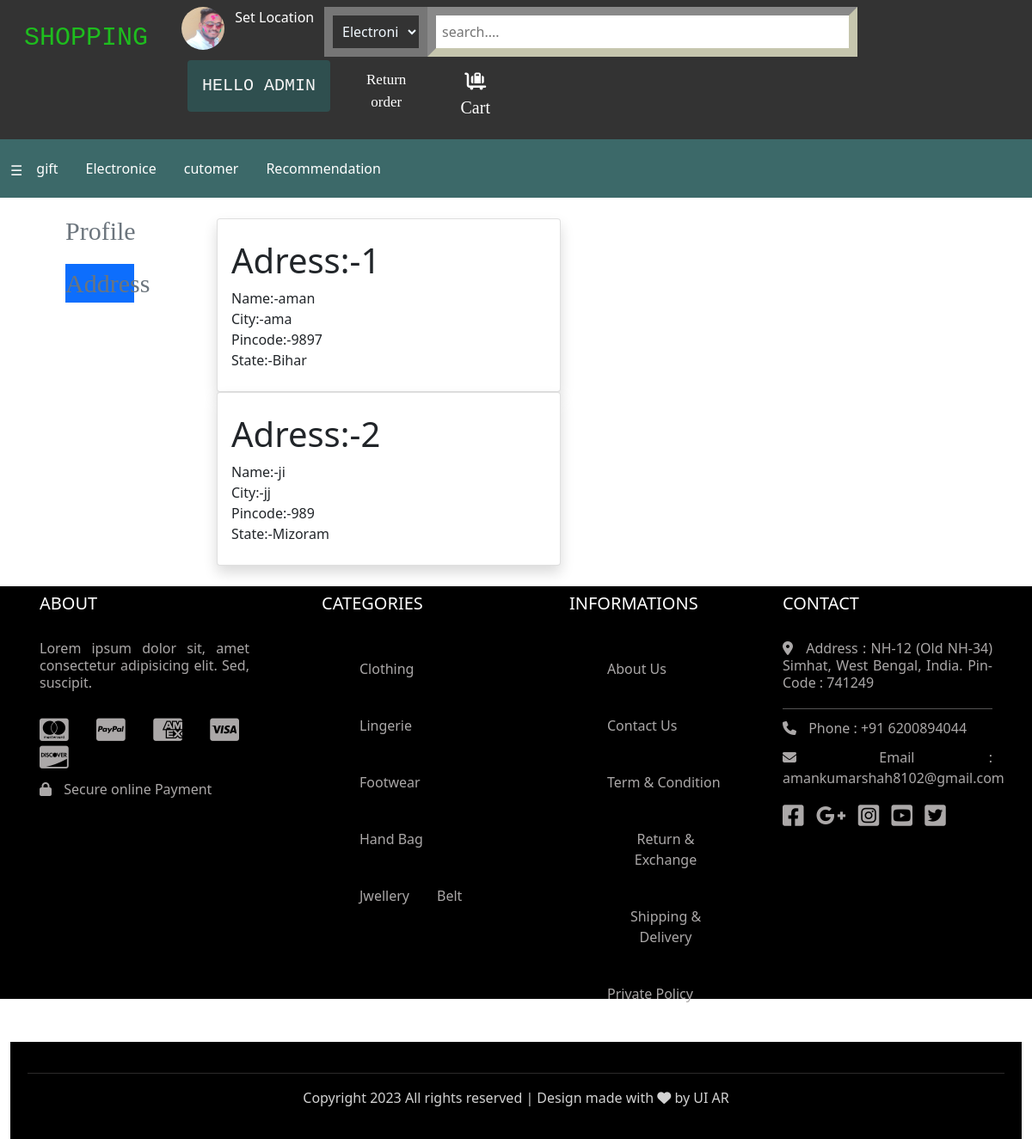
The app's page /Adress/ (signed in) with its own data.
### enroll/models.py (models this page shows)
class Customer(models.Model):
    user =models.ForeignKey(User, on_delete=models.CASCADE)
    Name=models.CharField(max_length=100)
    City = models.CharField(max_length=100)
    Pin_code=models.IntegerField()
    State = models.CharField(choices=State_choice,max_length=100)

### enroll/views.py (the view)
# urls.py: path('Adress/',views.Adress,name='adress'),
def Adress(request):
    user = request.user
    customer = Customer.objects.filter(user=user)
    return render(request, 'enroll/Adress.html', {'customer': customer, 'active': 'btn-primary'})

### enroll/templates/enroll/Adress.html
{% extends 'enroll/base.html' %}
{% load static %}
{% block content %}
  <div class="container-fluid">
    <div class="row">
      <div class="col-2 my-3 mx-3">
          <div><a class="text-secondary mx-5"style=" font-size:30px;font-family: 'Times New Roman', Times, serif; text-decoration:none; "href="{% url 'profile' %}">Profile</a></div>
          <div class="my-3 mx-5 {{active}}"><a class="text-secondary"style="font-family: 'Times New Roman', Times, serif; font-size:30px;text-decoration:none; " href="#">Address</a></div>
      </div>
      <div class="col-8 my-4">
        {% for cutomer in customer %}
          <div class="card shadow px-3 py-4 mx-2" style="width:400px; float:left;">
              <h1>Adress:-{{forloop.counter}}</h1>
              <span>Name:-{{cutomer.Name}}</span>
              <span>City:-{{cutomer.City}}</span>
              <span>Pincode:-{{cutomer.Pin_code}}</span>
              <span>State:-{{cutomer.State}}</span>
            </div>
              {% endfor %}
      </div>
    </div>
  </div>
{% endblock content %}

### enroll/templates/enroll/nav.html (shortened to what this page needs)
{% load static %}
<ul id="nav">
    <li class="shope"><a href="{% url 'home' %}">Shopping</a></li>
    <li class="flage"><img  src="{% static 'enroll/img/Aman.jpeg' %}" alt="" srcset=""></li>
    <li id="setlocation" >
        <span  class="text-white" onclick="openpincode()">Set Location</span>
    </li>
    <li id="search">
        <select name="" id="option">
            <option value="">Electronics</option>
        </select>
        <li>
            <input type="text" id="inp" placeholder="search....">
        </li>
    </li>
        <li class="dropdown">
            <span onmouseover="dropdown()" onclick="dropout()"id="dropbtn"  class="btn">hello {{request.user}}</span>
        </li>
    <li id="return"><a href="">Return order</a></li>
    <li id="cart">
        {% if  request.user.is_authenticated %}
            <a href="{% url 'show_cart' %}"><i class="fas fa-luggage-cart"></i>Cart</a>
        {% else %}
            <a href="{% url 'login_cart' %}"><i class="fas fa-luggage-cart"></i>Cart</a>
        {% endif %}
    </li>
</ul>
<ul class="nav2" style="background-color: rgb(60, 105, 105);">
    <li style="margin-top:16px;">
        <span id="all" onclick="opennav()" class="text-white" >&#9776;</span>
    </li>
    <li>
        <a href="{% url 'gift' %}">gift</a>
    </li>
    <li>
        <a href="{% url 'elctro' %}">Electronice</a>
    </li>
    <li>
        <a href="">cutomer</a>
    </li>
    {% if  request.user.is_authenticated %}
        <li>
            <a href="{% url 'reco' %}">Recommendation</a>
        </li>
    {% endif %}
</ul>

### enroll/static/enroll/css/home.css (style rules this page uses)
* { margin:0px; padding:0px; }
#main { background-color:white; overflow: auto; }
#nav { cursor: pointer; }
ul { list-style-type:none; margin: 0; padding: 8px; overflow: auto; }
li { float: left; }
#nav { background-color: #333; }
.shope a { text-decoration: none; color: rgb(30, 189, 30); text-transform: uppercase; font-size: 30px; font-family: 'Courier New', Courier, serif; }
.flage img { position: relative; height: 50px; width: 50px; border-radius:30px; margin-left: 45%; }
#search { box-sizing: border-box; float: left; display:block; margin-left: 1%; border-style: none; }
#setlocation { position: relative; margin-left: 3%; }
#option { position: relative; width: 120px; padding: 7px; border-width: 10px; box-shadow: yellowgreen; background-color: rgba(51, 51, 51, 0.411); color: aliceblue; }
#inp { width:500px; padding: 7px; border-width: 10px; border-color: rgba(49, 49, 30, 0.459); }
li a, .btn { display: inline-block; color: white; text-align: center; padding: 14px 16px; text-decoration: none; }
.btn { position: relative; background-color: darkslategray; text-transform: uppercase; font-family: 'Courier New', Courier, monospace; color: whitesmoke; font-size: 20px; margin-top: 4px; margin-left: 30px; }
.dropdown { position: relative; }
#return a { position: relative; margin-left: 10%; font-size: 17px; font-family: 'Times New Roman', Times, serif; }
#cart a { position: relative; margin-left: 10%; font-size: 20px; font-family: 'Times New Roman', Times, serif; }
#all { cursor: pointer; }

### records on screen
Customer: Name "aman", City "ama", Pin_code "9897", State "Bihar"
Customer: Name "ji", City "jj", Pin_code "989", State "Mizoram"

### other values on screen
{{ request.user }} "ADMIN"
